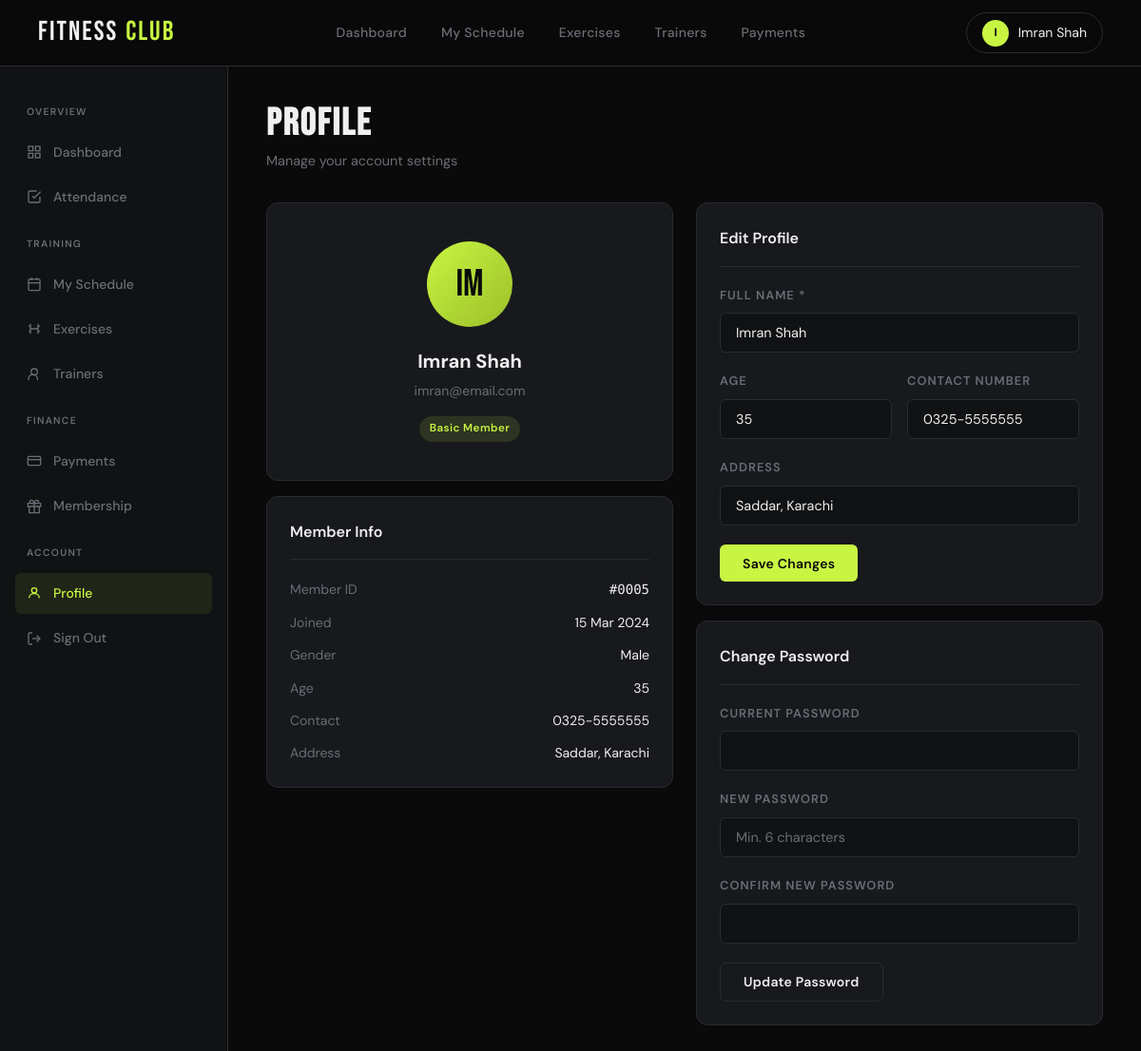
The app's page /user/profile.php (signed in) with its own data.
### tables this page shows
CREATE TABLE `member` (
  `MemberID` int(11) NOT NULL,
  `Name` varchar(100) DEFAULT NULL,
  `Age` int(11) DEFAULT NULL,
  `Gender` varchar(10) DEFAULT NULL,
  `ContactNumber` varchar(20) DEFAULT NULL,
  `Email` varchar(100) DEFAULT NULL,
  `Address` varchar(255) DEFAULT NULL,
  `JoinDate` date DEFAULT NULL,
  `Password` varchar(255) DEFAULT NULL,
  `ProfilePhoto` varchar(255) DEFAULT NULL,
  `MembershipTypeID` int(11) DEFAULT NULL
);

CREATE TABLE `membership` (
  `MembershipTypeID` int(11) NOT NULL,
  `TypeName` varchar(50) DEFAULT NULL,
  `DurationMonths` int(11) DEFAULT NULL,
  `Price` decimal(10,2) DEFAULT NULL
);

### user/profile.php (the view, shortened to what this page needs)
<?php
require_once 'user_db.php';
$uid = $_SESSION['user_id'];
$member = $conn->query("SELECT m.*, mt.TypeName FROM Member m LEFT JOIN Membership mt ON m.MembershipTypeID=mt.MembershipTypeID WHERE m.MemberID=$uid")->fetch_assoc();
require_once 'user_header.php';
$initials = strtoupper(substr($member['Name'], 0, 2));
?>
<div class="page-header">
  <h1>PROFILE</h1>
  <p>Manage your account settings</p>
</div>
<div class="grid-2" style="gap:1.5rem;align-items:start;">
  <div>
    <div class="card mb-2" style="text-align:center;padding:2.5rem;">
      <div style="width:90px;height:90px;border-radius:50%;background:linear-gradient(135deg,var(--lime),var(--lime-dim));display:flex;align-items:center;justify-content:center;font-family:var(--font-display);font-size:2.5rem;color:var(--black);margin:0 auto 1.25rem;">
        <?= $initials ?>
      </div>
      <div style="font-size:1.25rem;font-weight:700;margin-bottom:0.25rem;"><?= htmlspecialchars($member['Name']) ?></div>
      <div class="text-muted text-sm"><?= htmlspecialchars($member['Email']) ?></div>
      <?php if ($member['TypeName']): ?>
      <span class="badge badge-green mt-2"><?= htmlspecialchars($member['TypeName']) ?> Member</span>
      <?php endif; ?>
    </div>
    <div class="card">
      <div class="card-header"><div class="card-title">Member Info</div></div>
      <div style="display:flex;flex-direction:column;gap:0.75rem;font-size:0.875rem;">
        <div style="display:flex;justify-content:space-between;">
          <span class="text-muted">Member ID</span>
          <span style="font-family:var(--font-mono);">#<?= str_pad($uid,4,'0',STR_PAD_LEFT) ?></span>
        </div>
        <div style="display:flex;justify-content:space-between;">
          <span class="text-muted">Joined</span>
          <span><?= date('d M Y', strtotime($member['JoinDate'])) ?></span>
        </div>
        <div style="display:flex;justify-content:space-between;">
          <span class="text-muted">Gender</span>
          <span><?= htmlspecialchars($member['Gender'] ?? '—') ?></span>
        </div>
        <div style="display:flex;justify-content:space-between;">
          <span class="text-muted">Age</span>
          <span><?= $member['Age'] ?: '—' ?></span>
        </div>
        <div style="display:flex;justify-content:space-between;">
          <span class="text-muted">Contact</span>
          <span><?= htmlspecialchars($member['ContactNumber'] ?? '—') ?></span>
        </div>
        <div style="display:flex;justify-content:space-between;align-items:flex-start;">
          <span class="text-muted">Address</span>
          <span style="text-align:right;max-width:60%;"><?= htmlspecialchars($member['Address'] ?? '—') ?></span>
        </div>
      </div>
    </div>
  </div>
  <div>
    <div class="card mb-2">
      <div class="card-header"><div class="card-title">Edit Profile</div></div>
      <form method="POST">
        <div class="form-group">
          <label class="form-label">Full Name *</label>
          <input type="text" name="name" class="form-control" value="<?= htmlspecialchars($member['Name']) ?>" required>
        </div>
        <div class="form-row">
          <div class="form-group">
            <label class="form-label">Age</label>
            <input type="number" name="age" class="form-control" value="<?= $member['Age'] ?>" min="10" max="100">
          </div>
          <div class="form-group">
            <label class="form-label">Contact Number</label>
            <input type="text" name="contact" class="form-control" value="<?= htmlspecialchars($member['ContactNumber'] ?? '') ?>">
          </div>
        </div>
        <div class="form-group">
          <label class="form-label">Address</label>
          <input type="text" name="address" class="form-control" value="<?= htmlspecialchars($member['Address'] ?? '') ?>">
        </div>
        <button type="submit" name="update_profile" class="btn btn-primary">Save Changes</button>
      </form>
    </div>
    <div class="card">
      <div class="card-header"><div class="card-title">Change Password</div></div>
      <form method="POST">
        <div class="form-group">
          <label class="form-label">Current Password</label>
          <input type="password" name="current_password" class="form-control" required>
        </div>
        <div class="form-group">
          <label class="form-label">New Password</label>
          <input type="password" name="new_password" class="form-control" placeholder="Min. 6 characters" required>
        </div>
        <div class="form-group">
          <label class="form-label">Confirm New Password</label>
          <input type="password" name="confirm_password" class="form-control" required>
        </div>
        <button type="submit" name="change_password" class="btn btn-outline">Update Password</button>
      </form>
    </div>
  </div>
</div>
<?php require_once 'user_footer.php'; ?>

### user/style.css (style rules this page uses)
:root { --black: #0a0a0a; --dark: #111214; --card: #18191d; --border: #2a2b30; --lime: #c8f542; --lime-dim: #9bbf28; --white: #f0f0f0; --muted: #6b6d76; --red: #ff4545; --orange: #ff8c42; --blue: #4a9eff; --radius: 12px; --radius-sm: 6px; --font-display: 'Bebas Neue', sans-serif; --font-body: 'DM Sans', sans-serif; --font-mono: 'DM Mono', monospace; }
*, *::before, *::after { box-sizing: border-box; margin: 0; padding: 0; }
html { scroll-behavior: smooth; }
body { font-family: var(--font-body); background: var(--black); color: var(--white); line-height: 1.6; min-height: 100vh; }
.btn { display: inline-flex; align-items: center; gap: 0.5rem; padding: 0.65rem 1.5rem; border-radius: var(--radius-sm); font-family: var(--font-body); font-size: 0.875rem; font-weight: 600; cursor: pointer; border: none; text-decoration: none; transition: all 0.2s; letter-spacing: 0.02em; white-space: nowrap; }
.btn-primary { background: var(--lime); color: var(--black); }
.btn-outline { background: transparent; color: var(--white); border: 1px solid var(--border); }
.card { background: var(--card); border: 1px solid var(--border); border-radius: var(--radius); padding: 1.5rem; }
.card-header { display: flex; align-items: center; justify-content: space-between; margin-bottom: 1.25rem; padding-bottom: 1rem; border-bottom: 1px solid var(--border); }
.card-title { font-size: 1rem; font-weight: 600; color: var(--white); }
.badge { display: inline-flex; align-items: center; padding: 0.25rem 0.65rem; border-radius: 99px; font-size: 0.72rem; font-weight: 600; letter-spacing: 0.04em; white-space: nowrap; }
.badge-green { background: rgba(200,245,66,0.12); color: var(--lime); }
.form-group { margin-bottom: 1.25rem; }
.form-label { display: block; font-size: 0.8rem; font-weight: 600; color: var(--muted); text-transform: uppercase; letter-spacing: 0.08em; margin-bottom: 0.5rem; }
.form-control { width: 100%; background: var(--dark); border: 1px solid var(--border); border-radius: var(--radius-sm); padding: 0.7rem 1rem; color: var(--white); font-family: var(--font-body); font-size: 0.9rem; transition: border-color 0.2s, box-shadow 0.2s; -webkit-appearance: none; }
.form-control::placeholder { color: var(--muted); }
.form-row { display: grid; grid-template-columns: 1fr 1fr; gap: 1rem; }
.page-header { margin-bottom: 2rem; }
.page-header h1 { font-family: var(--font-display); font-size: 2.5rem; letter-spacing: 2px; color: var(--white); line-height: 1; }
.page-header p { color: var(--muted); margin-top: 0.5rem; font-size: 0.9rem; }
.text-muted { color: var(--muted); }
.text-sm { font-size: 0.875rem; }
.mt-2 { margin-top: 1rem; }
.mb-2 { margin-bottom: 1rem; }
.grid-2 { display: grid; grid-template-columns: 1fr 1fr; gap: 1.5rem; }

### records on screen
member: Name "IM", Name "Imran Shah", Email "imran@email.com", MembershipTypeID.TypeName "Basic", JoinDate "15 Mar 2024", Gender "Male", Age "35", ContactNumber "0325-5555555", Address "Saddar, Karachi", name "Imran Shah", age "35", contact "0325-5555555", address "Saddar, Karachi"

### other values on screen
$initials "I"
$_SESSION['user_name'] "Imran Shah"
str_pad($uid,4,'0',STR_PAD_LEFT) "0005"
